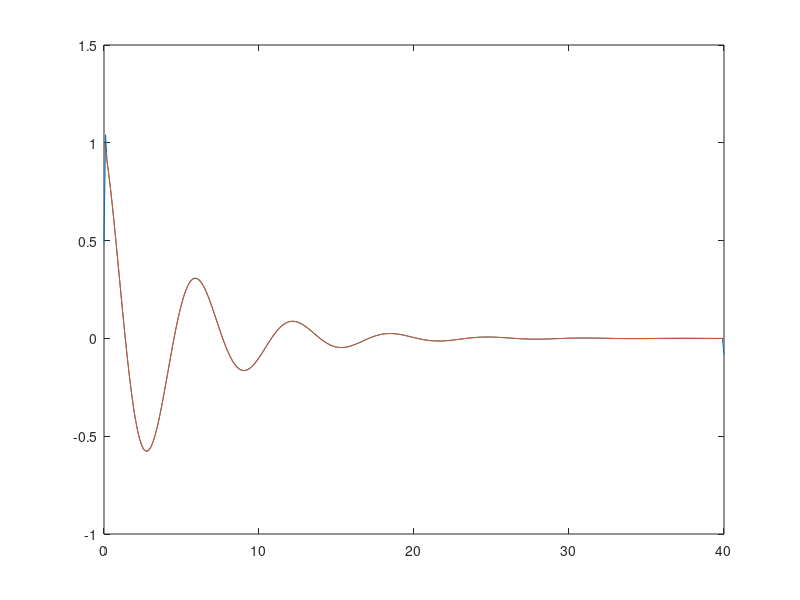

The MATLAB source for this figure:
f = @(x) exp(-x/5).*sin(x); %damped harmonic motion
fprime = @(x) exp(-x/5).*(cos(x) - sin(x)/5);
h = 0.1;
x = (0:h:40)';
y = f(x);
plot(x, y);

%% Relatively poor technique: take slope of line through points on
% either side.

y1 = circshift(y,-1); % The kth entry in this vector is y_{k+1}
ym1 = circshift(y,1); % The kth entry in this vector is y_{k-1}

ym2 = circshift(y,2); % will be needed later.
y2 = circshift(y,-2);

poordydx = (y1 - ym1)/(2*h);
plot(x, [fprime(x), poordydx]); %Doesn't look so bad...
fprime(x) - poordydx

%% Better technique: fit a quartic polynomial to 5 consecutive points.

k = (-2:2)';
V = vander(k);
qm2 = V\[1;0;0;0;0];
qm1 = V\[0;1;0;0;0];
q0 = V\[0;0;1;0;0];
q1 = V\[0;0;0;1;0];
q2 = V\[0;0;0;0;1];
[qm2 qm1 q0 q1 q2]
format rat
[qm2 qm1 q0 q1 q2]

%% Alternative way to do the above:
% Putting the solutions to the above side-by-side, we would have
% [qm2 qm1 q0 q1 q2] = V\eye(5) = inv(V).
% Of course, we are just interested in the second-to last row, which
% is extracted by multiplying on the left by [0 0 0 1 0], giving
% [0 0 0 1 0]*inv(V) = [0 0 0 1 0]/V
coeffs = [0 0 0 1 0]/V

%%
ym1 = circshift(y,1);
y1 = circshift(y,-1);
gooddydx = (-1/12*y2 + 2/3*y1 - 2/3*ym1 + 1/12*ym2)/h;
plot(x, [gooddydx, fprime(x)]);
gooddydx - fprime(x)
